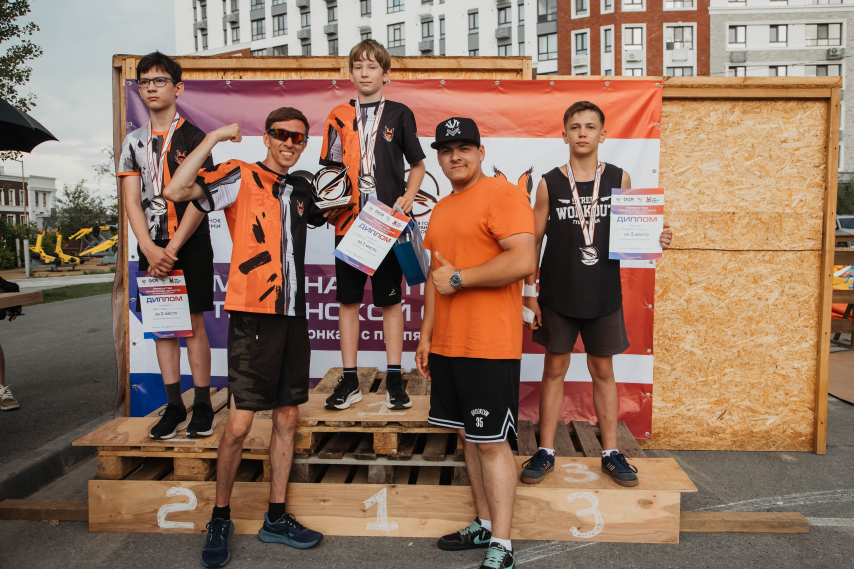
#> input picture images/galery/1.jpg, 2560 x 1707 px (shown at 1/3 size)
$ python image_processor.py ../images/galery/1.jpg ../images/galery/2.jpg
#> lines starting #> are read from the running program, lines starting #| are printed output that depends on the picture
#!/usr/bin/env python3
import sys, os
from pathlib import Path

def main():
    if len(sys.argv) != 3:
        return 2
    src, dst = map(Path, sys.argv[1:])
    dst.parent.mkdir(parents=True, exist_ok=True)
    try:
        from PIL import Image, ImageOps
        with Image.open(src) as im:
#> im is the input picture: PIL image 2560x1707 RGB; mean R, G, B 144.1, 114.8, 96.7
            im = ImageOps.exif_transpose(im)
            if im.mode not in ('RGB','RGBA'):
                im = im.convert('RGBA' if 'A' in im.mode else 'RGB')
            max_side = 2200
            if max(im.size) > max_side:
                scale = max_side / max(im.size)
#> scale = 0.859
                im = im.resize((max(1, round(im.width*scale)), max(1, round(im.height*scale))), Image.Resampling.LANCZOS)
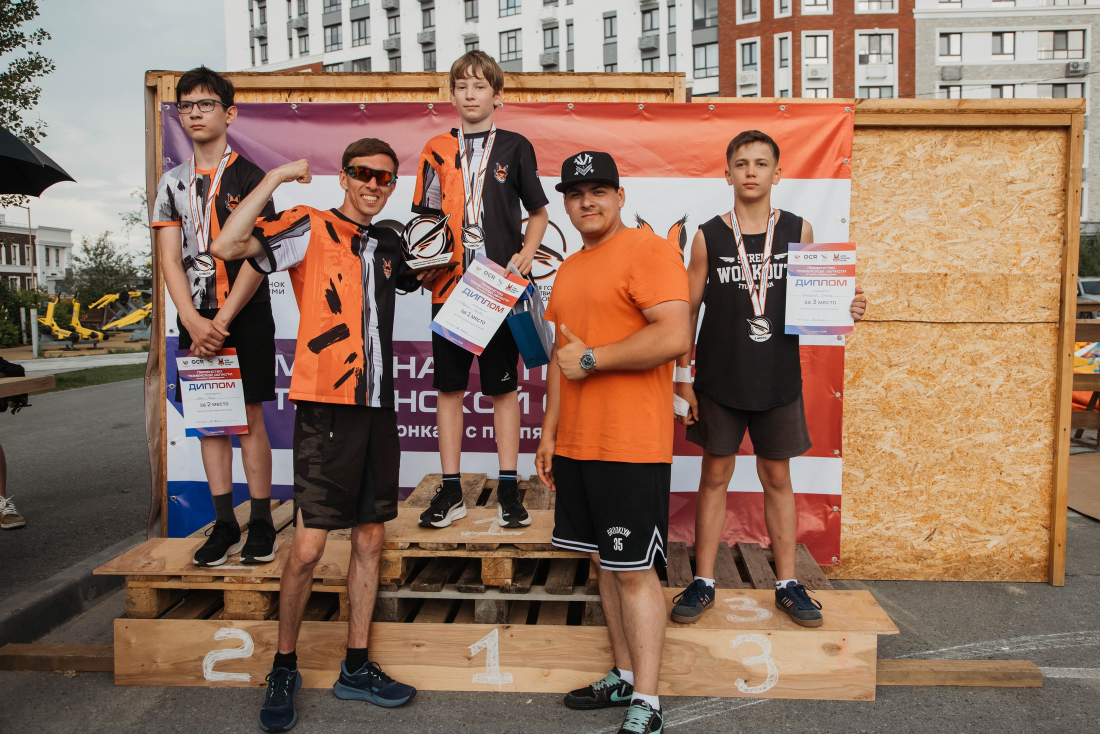
#> im: PIL image 2200x1467 RGB (shown at 1/2 size); mean R, G, B 144.1, 114.8, 96.7
            if im.mode == 'RGBA':
                bg = Image.new('RGB', im.size, (255,255,255))
                bg.paste(im, mask=im.getchannel('A'))
                im = bg
            else:
                im = im.convert('RGB')
            im.save(dst, 'WEBP', quality=84, method=6)
        return 0
    except Exception:
        try:
            import shutil
            shutil.copy2(src, dst)
            return 0
        except Exception:
            return 1

if __name__ == '__main__':
    raise SystemExit(main())
#> (the program exits here)

$ run again, on images/galery/3.jpg
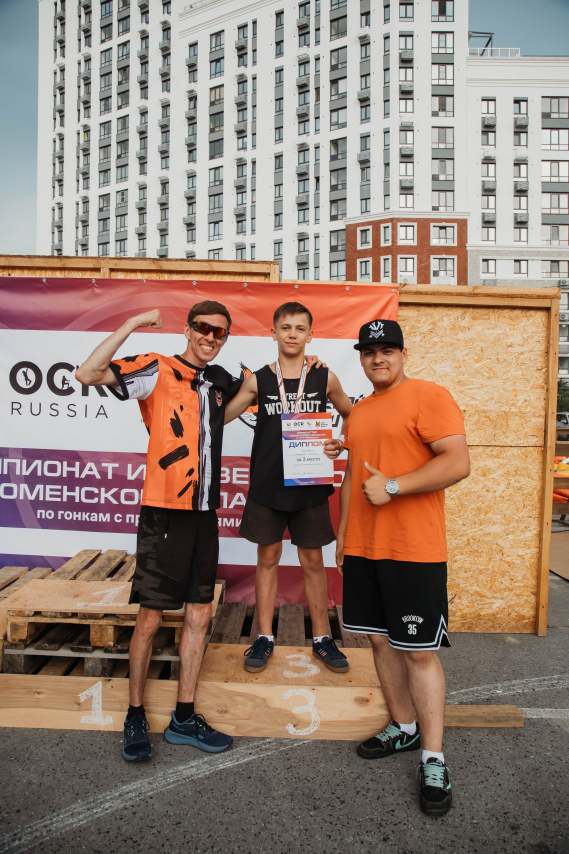
#> input picture images/galery/3.jpg, 1707 x 2560 px (shown at 1/3 size)
#> in main, im is the input picture: PIL image 1707x2560 RGB; mean R, G, B 151.1, 129, 116.6
#> in main, `im = im.resize((max(1, round(im.width*scale)), max(1, round(im.height*..`:
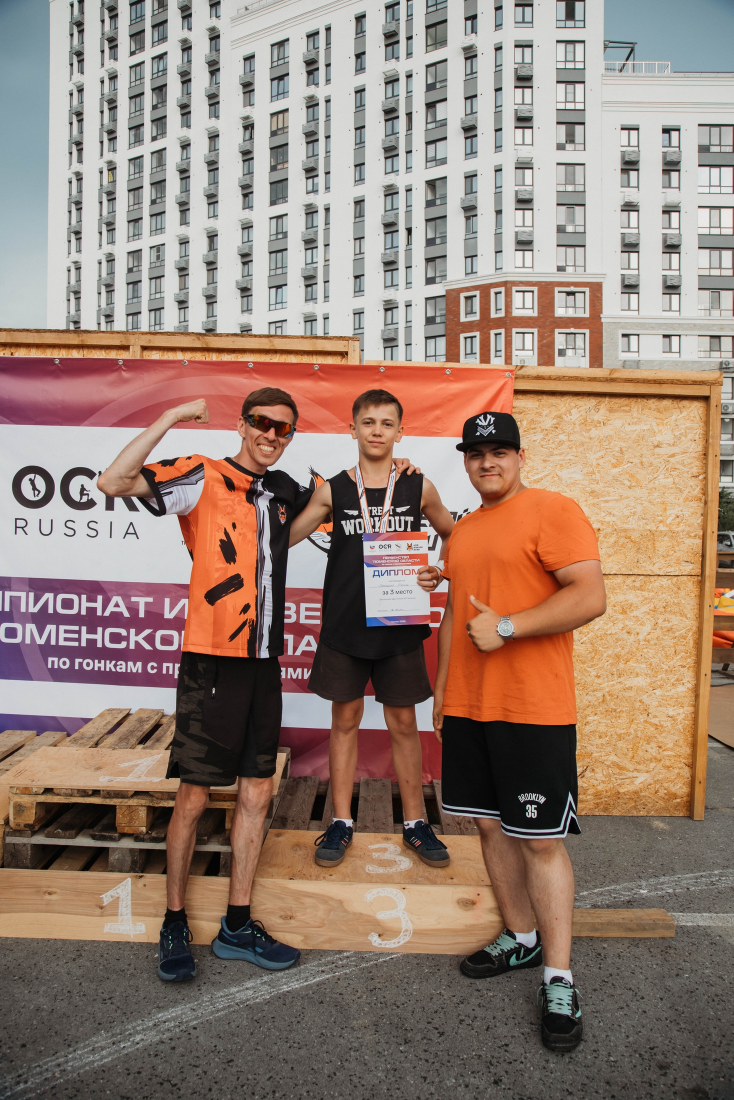
#> im: PIL image 1467x2200 RGB (shown at 1/2 size); mean R, G, B 151.1, 129, 116.6

$ run again, on images/galery/4.jpg
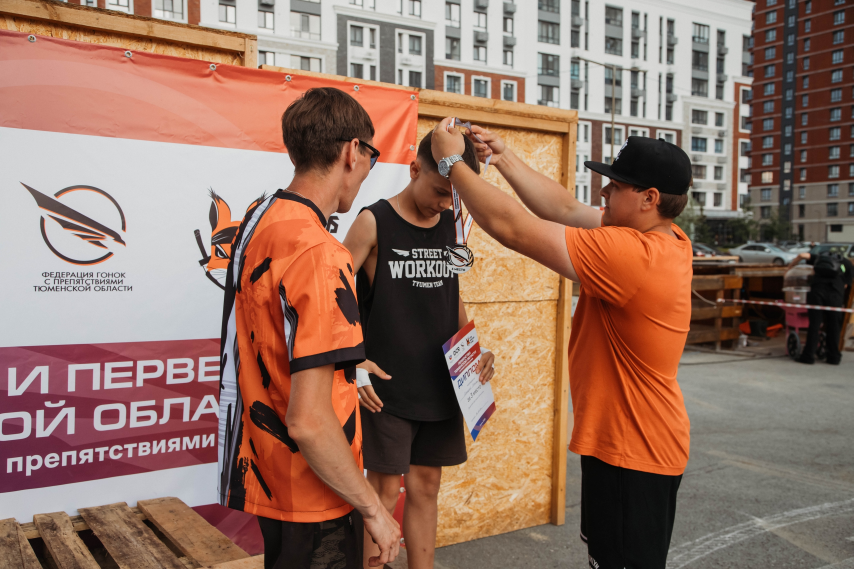
#> input picture images/galery/4.jpg, 2560 x 1707 px (shown at 1/3 size)
#> in main, im is the input picture: PIL image 2560x1707 RGB; mean R, G, B 148.5, 114.4, 99.5
#> in main, `im = im.resize((max(1, round(im.width*scale)), max(1, round(im.height*..`:
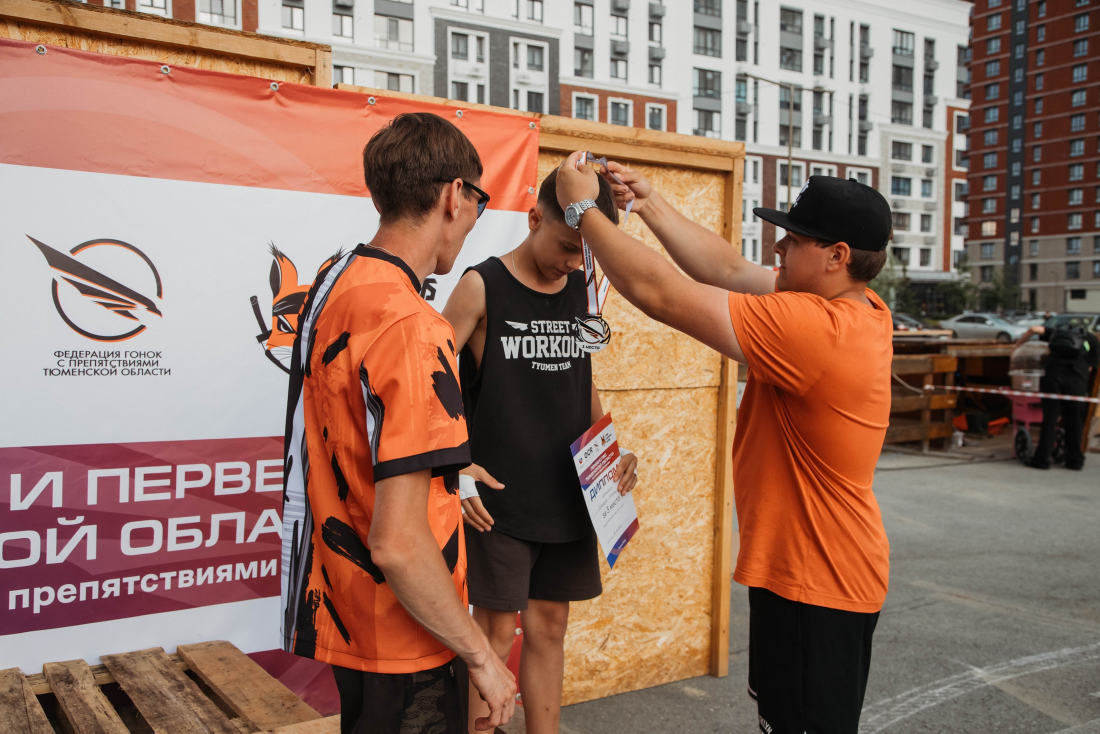
#> im: PIL image 2200x1467 RGB (shown at 1/2 size); mean R, G, B 148.5, 114.4, 99.5

$ run again, on images/galery/5.jpg
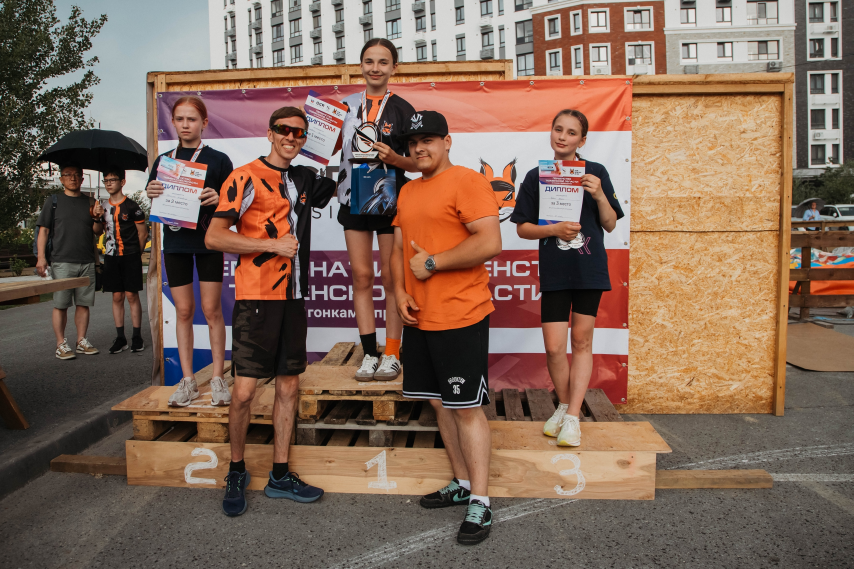
#> input picture images/galery/5.jpg, 2560 x 1707 px (shown at 1/3 size)
#> in main, im is the input picture: PIL image 2560x1707 RGB; mean R, G, B 129.2, 104, 88.5
#> in main, `im = im.resize((max(1, round(im.width*scale)), max(1, round(im.height*..`:
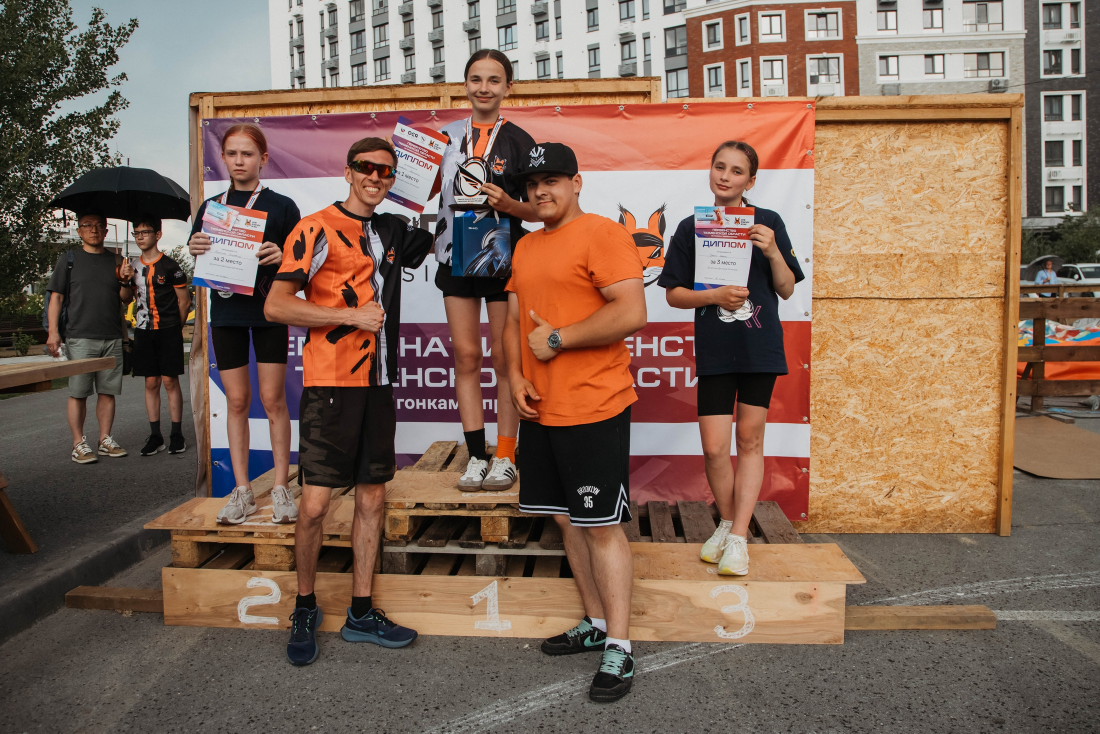
#> im: PIL image 2200x1467 RGB (shown at 1/2 size); mean R, G, B 129.2, 104, 88.5
